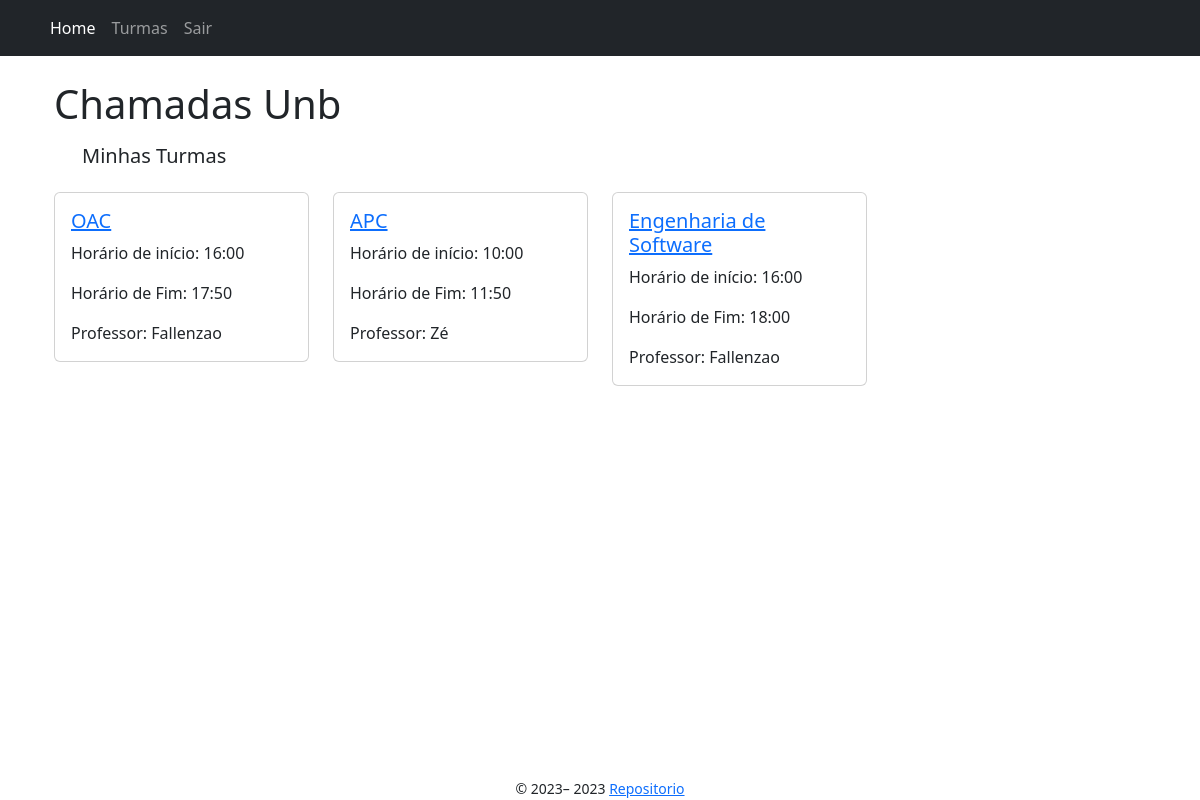
/ (signed in), run on the app's committed database.
### app/models/turma.py (models this page shows)
class Turma(db.Model):
    __tablename__ = "turma"
    id = db.Column(db.Integer, primary_key=True)
    nome = db.Column(db.String(100), nullable=False)
    horario_inicio = db.Column(db.Time, nullable=False)
    horario_fim = db.Column(db.Time, nullable=False)
    senha = db.Column(db.String(200), nullable=False)
    semestre = db.Column(db.Integer, nullable=False)
    professor_id = db.Column(db.Integer, db.ForeignKey(
        'professor.id'), nullable=False)
    aulas = db.relationship('Aula', backref=db.backref('turma_aulas', lazy=True)) #1 to N
    def __repr__(self) -> str:
        return "<Turma %r>" % self.id

### app/models/usuario.py (models this page shows)
class Usuario(UserMixin,db.Model):
    id = db.Column(db.Integer, primary_key=True)
    nome = db.Column(db.String(150), nullable=False)
    matricula = db.Column(db.String(15), unique=True, nullable=False)
    email = db.Column(db.String(100), unique=True, nullable=False)
    senha = db.Column(db.String(200), nullable=False)
    tipo_usuario = db.Column(
        Enum("aluno", "professor", name="tipo_usuario"), nullable=False)

### app/controllers/index.py (the view)
@bp.route("/", methods=["GET"])
@login_required
def index():
    print(f"turmas do usuario: {current_user.turmas}")
    print(f"user: {current_user}")
    return render_template("index.jinja2", user=current_user)

### app/models/aluno.py (called while the page is built)
    def __repr__(self) -> str:
        return f"<Aluno {self.id}> Nome:{self.nome} - Matricula:{self.matricula} - Email:{self.email} - Turmas:{self.turmas}"

### app/templates/index.jinja2
{% extends "base.jinja2" %}
{% block head %}
    {{ super() }}
{% endblock %}
{% block content %}
<div class="container">
    <h1>Chamadas Unb</h1>
    <div class="row rows-col-1 m-3">
            <h5>Minhas Turmas</h5>
        </div>
    <div id="my-courses" class="row row-col-1 row-cols-md-2 row-cols-lg-4">
        {% for turma in user.turmas %}
            <div class="col mb-4">
                    <div class="card">
                        <div class="card-body">
                            <a href="{{ url_for('turmas.show', id=turma.id) }}">
                                <h5 class="card-title">{{ turma.nome }}</h5>
                            </a>
                            <p>Horário de início: {{ turma.horario_inicio.strftime('%H:%M') }}</p>
                            <p>Horário de Fim: {{ turma.horario_fim.strftime('%H:%M') }}</p>
                            <p class="card-text">Professor: {{ turma.professor.nome }}</p>
                        </div>
                    </div>
                </div>
        {% endfor %}
    </div>
</div>
{% endblock %}

### app/static/style.css (style rules this page uses)
* { box-sizing: border-box; margin: 0; padding: 0; }
body { display: grid; min-height: 100vh; min-width: 100vw; grid-template-columns: 1fr; grid-template-rows: auto 1fr auto; grid-template-areas: "header" "main" "footer"; }

### data on the page
Turma: nome "OAC", horario_inicio "16:00", horario_fim "17:50", professor.nome "Fallenzao"
Turma: nome "APC", horario_inicio "10:00", horario_fim "11:50", professor.nome "Zé"
Turma: nome "Engenharia de Software", horario_inicio "16:00", horario_fim "18:00", professor.nome "Fallenzao"

### other printed values
{{ render_nav_item("index.index", "Home") }} "Home"
{{ render_nav_item("turmas.index", "Turmas") }} "Turmas"
{{ render_nav_item("auth.logout", "Sair") }} "Sair"
